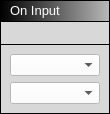
<?xml version="1.0" encoding="UTF-8"?>
<ui version="4.0">
 <class>InputBlock</class>
 <widget class="QWidget" name="InputBlock">
  <property name="geometry">
   <rect>
    <x>0</x>
    <y>0</y>
    <width>110</width>
    <height>114</height>
   </rect>
  </property>
  <property name="windowTitle">
   <string>Form</string>
  </property>
  <layout class="QHBoxLayout" name="horizontalLayout">
   <property name="leftMargin">
    <number>0</number>
   </property>
   <property name="topMargin">
    <number>0</number>
   </property>
   <property name="rightMargin">
    <number>0</number>
   </property>
   <property name="bottomMargin">
    <number>0</number>
   </property>
   <item>
    <widget class="QWidget" name="Holder" native="true">
     <property name="styleSheet">
      <string notr="true">QWidget#Holder { background-color: rgb(0, 0, 0); }</string>
     </property>
     <layout class="QVBoxLayout" name="verticalLayout_6">
      <property name="spacing">
       <number>1</number>
      </property>
      <property name="leftMargin">
       <number>1</number>
      </property>
      <property name="topMargin">
       <number>1</number>
      </property>
      <property name="rightMargin">
       <number>1</number>
      </property>
      <property name="bottomMargin">
       <number>1</number>
      </property>
      <item>
       <widget class="QWidget" name="Header" native="true">
        <property name="minimumSize">
         <size>
          <width>0</width>
          <height>20</height>
         </size>
        </property>
        <property name="maximumSize">
         <size>
          <width>16777215</width>
          <height>28</height>
         </size>
        </property>
        <property name="styleSheet">
         <string notr="true">background-color: qlineargradient(spread:pad, x1:0, y1:0, x2:1, y2:0, stop:0 rgba(0, 0, 0, 255), stop:1 rgba(184, 184, 184, 255));</string>
        </property>
        <layout class="QVBoxLayout" name="verticalLayout_5">
         <property name="spacing">
          <number>6</number>
         </property>
         <property name="leftMargin">
          <number>9</number>
         </property>
         <property name="topMargin">
          <number>0</number>
         </property>
         <property name="rightMargin">
          <number>9</number>
         </property>
         <property name="bottomMargin">
          <number>0</number>
         </property>
         <item>
          <widget class="QLabel" name="label">
           <property name="sizePolicy">
            <sizepolicy hsizetype="Maximum" vsizetype="Preferred">
             <horstretch>0</horstretch>
             <verstretch>0</verstretch>
            </sizepolicy>
           </property>
           <property name="maximumSize">
            <size>
             <width>16777215</width>
             <height>16777215</height>
            </size>
           </property>
           <property name="styleSheet">
            <string notr="true">background-color: rgba(255, 255, 255, 0);</string>
           </property>
           <property name="text">
            <string>&lt;html&gt;&lt;head/&gt;&lt;body&gt;&lt;p&gt;&lt;span style=&quot; font-size:10pt; color:#ffffff;&quot;&gt;On Input&lt;/span&gt;&lt;/p&gt;&lt;/body&gt;&lt;/html&gt;</string>
           </property>
          </widget>
         </item>
        </layout>
       </widget>
      </item>
      <item>
       <widget class="QWidget" name="ExecNodeLayout" native="true">
        <property name="styleSheet">
         <string notr="true">background-color: rgb(216, 216, 216);</string>
        </property>
        <layout class="QHBoxLayout" name="horizontalLayout_3">
         <property name="spacing">
          <number>1</number>
         </property>
         <property name="leftMargin">
          <number>9</number>
         </property>
         <property name="topMargin">
          <number>1</number>
         </property>
         <property name="rightMargin">
          <number>9</number>
         </property>
         <property name="bottomMargin">
          <number>1</number>
         </property>
         <item>
          <widget class="QWidget" name="InNodes" native="true">
           <property name="sizePolicy">
            <sizepolicy hsizetype="Preferred" vsizetype="Preferred">
             <horstretch>0</horstretch>
             <verstretch>0</verstretch>
            </sizepolicy>
           </property>
           <layout class="QVBoxLayout" name="verticalLayout_2">
            <property name="leftMargin">
             <number>0</number>
            </property>
            <property name="topMargin">
             <number>0</number>
            </property>
            <property name="rightMargin">
             <number>0</number>
            </property>
            <property name="bottomMargin">
             <number>0</number>
            </property>
            <item>
             <widget class="ConnectorExecIn" name="NodeExecIn" native="true">
              <property name="sizePolicy">
               <sizepolicy hsizetype="Preferred" vsizetype="Preferred">
                <horstretch>0</horstretch>
                <verstretch>0</verstretch>
               </sizepolicy>
              </property>
              <property name="minimumSize">
               <size>
                <width>16</width>
                <height>16</height>
               </size>
              </property>
              <property name="maximumSize">
               <size>
                <width>16</width>
                <height>16</height>
               </size>
              </property>
              <property name="styleSheet">
               <string notr="true"/>
              </property>
             </widget>
            </item>
           </layout>
          </widget>
         </item>
         <item>
          <spacer name="horizontalSpacer">
           <property name="orientation">
            <enum>Qt::Horizontal</enum>
           </property>
           <property name="sizeHint" stdset="0">
            <size>
             <width>40</width>
             <height>20</height>
            </size>
           </property>
          </spacer>
         </item>
         <item>
          <widget class="QWidget" name="OutNodes_2" native="true">
           <property name="layoutDirection">
            <enum>Qt::RightToLeft</enum>
           </property>
           <layout class="QVBoxLayout" name="verticalLayout_4">
            <property name="leftMargin">
             <number>0</number>
            </property>
            <property name="topMargin">
             <number>0</number>
            </property>
            <property name="rightMargin">
             <number>0</number>
            </property>
            <property name="bottomMargin">
             <number>0</number>
            </property>
            <item>
             <widget class="ConnectorExecOut" name="NodeExecOut" native="true">
              <property name="sizePolicy">
               <sizepolicy hsizetype="Preferred" vsizetype="Preferred">
                <horstretch>0</horstretch>
                <verstretch>0</verstretch>
               </sizepolicy>
              </property>
              <property name="minimumSize">
               <size>
                <width>16</width>
                <height>16</height>
               </size>
              </property>
              <property name="maximumSize">
               <size>
                <width>16</width>
                <height>16</height>
               </size>
              </property>
              <property name="styleSheet">
               <string notr="true"/>
              </property>
             </widget>
            </item>
           </layout>
          </widget>
         </item>
        </layout>
       </widget>
      </item>
      <item>
       <widget class="QWidget" name="widget" native="true">
        <property name="styleSheet">
         <string notr="true">background-color: rgb(216, 216, 216);</string>
        </property>
        <layout class="QVBoxLayout" name="verticalLayout_7">
         <item>
          <widget class="QWidget" name="ActionName" native="true">
           <layout class="QVBoxLayout" name="verticalLayout">
            <property name="leftMargin">
             <number>0</number>
            </property>
            <property name="topMargin">
             <number>0</number>
            </property>
            <property name="rightMargin">
             <number>0</number>
            </property>
            <property name="bottomMargin">
             <number>0</number>
            </property>
            <item>
             <widget class="QComboBox" name="ActionNameBox">
              <property name="enabled">
               <bool>true</bool>
              </property>
              <property name="sizePolicy">
               <sizepolicy hsizetype="Expanding" vsizetype="Fixed">
                <horstretch>0</horstretch>
                <verstretch>0</verstretch>
               </sizepolicy>
              </property>
              <property name="styleSheet">
               <string notr="true">background-color: rgb(255, 255, 255);</string>
              </property>
             </widget>
            </item>
           </layout>
          </widget>
         </item>
         <item>
          <widget class="QWidget" name="ActionType" native="true">
           <layout class="QVBoxLayout" name="verticalLayout_3">
            <property name="leftMargin">
             <number>0</number>
            </property>
            <property name="topMargin">
             <number>0</number>
            </property>
            <property name="rightMargin">
             <number>0</number>
            </property>
            <property name="bottomMargin">
             <number>0</number>
            </property>
            <item>
             <widget class="QComboBox" name="actionTypeBox">
              <property name="enabled">
               <bool>true</bool>
              </property>
              <property name="sizePolicy">
               <sizepolicy hsizetype="Expanding" vsizetype="Fixed">
                <horstretch>0</horstretch>
                <verstretch>0</verstretch>
               </sizepolicy>
              </property>
              <property name="styleSheet">
               <string notr="true">background-color: rgb(255, 255, 255);</string>
              </property>
             </widget>
            </item>
           </layout>
          </widget>
         </item>
        </layout>
       </widget>
      </item>
     </layout>
    </widget>
   </item>
  </layout>
 </widget>
 <customwidgets>
  <customwidget>
   <class>ConnectorExecOut</class>
   <extends>QWidget</extends>
   <header>connectorexecout.h</header>
   <container>1</container>
  </customwidget>
  <customwidget>
   <class>ConnectorExecIn</class>
   <extends>QWidget</extends>
   <header>connectorexecin.h</header>
   <container>1</container>
  </customwidget>
 </customwidgets>
 <resources/>
 <connections/>
</ui>
